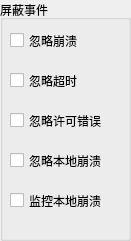
                               <widget class="QGroupBox" name="groupBox_ignore">
                                <property name="geometry">
                                 <rect>
                                  <x>860</x>
                                  <y>20</y>
                                  <width>131</width>
                                  <height>241</height>
                                 </rect>
                                </property>
                                <property name="title">
                                 <string>屏蔽事件</string>
                                </property>
                                <widget class="QCheckBox" name="checkBox_crash">
                                 <property name="geometry">
                                  <rect>
                                   <x>10</x>
                                   <y>30</y>
                                   <width>83</width>
                                   <height>21</height>
                                  </rect>
                                 </property>
                                 <property name="autoFillBackground">
                                  <bool>false</bool>
                                 </property>
                                 <property name="styleSheet">
                                  <string notr="true"/>
                                 </property>
                                 <property name="text">
                                  <string>忽略崩溃</string>
                                 </property>
                                </widget>
                                <widget class="QCheckBox" name="checkBox_timeout">
                                 <property name="geometry">
                                  <rect>
                                   <x>10</x>
                                   <y>70</y>
                                   <width>83</width>
                                   <height>21</height>
                                  </rect>
                                 </property>
                                 <property name="autoFillBackground">
                                  <bool>false</bool>
                                 </property>
                                 <property name="styleSheet">
                                  <string notr="true"/>
                                 </property>
                                 <property name="text">
                                  <string>忽略超时</string>
                                 </property>
                                </widget>
                                <widget class="QCheckBox" name="checkBox_security">
                                 <property name="geometry">
                                  <rect>
                                   <x>10</x>
                                   <y>110</y>
                                   <width>111</width>
                                   <height>21</height>
                                  </rect>
                                 </property>
                                 <property name="autoFillBackground">
                                  <bool>false</bool>
                                 </property>
                                 <property name="styleSheet">
                                  <string notr="true"/>
                                 </property>
                                 <property name="text">
                                  <string>忽略许可错误</string>
                                 </property>
                                </widget>
                                <widget class="QCheckBox" name="checkBox_native_crash">
                                 <property name="geometry">
                                  <rect>
                                   <x>10</x>
                                   <y>150</y>
                                   <width>111</width>
                                   <height>21</height>
                                  </rect>
                                 </property>
                                 <property name="autoFillBackground">
                                  <bool>false</bool>
                                 </property>
                                 <property name="styleSheet">
                                  <string notr="true"/>
                                 </property>
                                 <property name="text">
                                  <string>忽略本地崩溃</string>
                                 </property>
                                </widget>
                                <widget class="QCheckBox" name="checkBox_monitor_native_crash">
                                 <property name="geometry">
                                  <rect>
                                   <x>10</x>
                                   <y>190</y>
                                   <width>111</width>
                                   <height>21</height>
                                  </rect>
                                 </property>
                                 <property name="autoFillBackground">
                                  <bool>false</bool>
                                 </property>
                                 <property name="styleSheet">
                                  <string notr="true"/>
                                 </property>
                                 <property name="text">
                                  <string>监控本地崩溃</string>
                                 </property>
                                </widget>
                               </widget>
